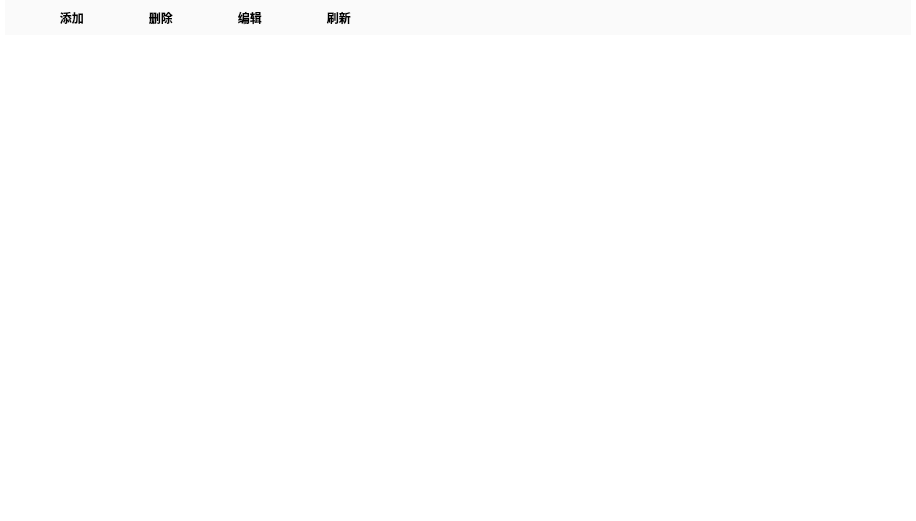
<?xml version="1.0" encoding="UTF-8"?>
<ui version="4.0">
 <class>FormCollege</class>
 <widget class="QWidget" name="FormCollege">
  <property name="geometry">
   <rect>
    <x>0</x>
    <y>0</y>
    <width>916</width>
    <height>521</height>
   </rect>
  </property>
  <property name="windowTitle">
   <string>Form</string>
  </property>
  <property name="styleSheet">
   <string notr="true">#FormCollege
{
	
	background-color: #ffffff;
}
#widgetTop
{
	
	background-color: #FAFAFA;
}

QToolButton {
border: none;
border-radius: 3px;
background-color: #FAFAFA;
min-width: 80px;
font-family: &quot;Microsoft YaHei&quot;;
font-size:9pt;
font-weight: bold;
color:black;
}

QToolButton:hover {
border: none;
border-radius: 3px;
background-color: #EBF8FF;
min-width: 80px;
font-family: &quot;Microsoft YaHei&quot;;
font-size:9pt;
font-weight: bold;
color:gray;
}


QTableView
{
	border:none;
}
</string>
  </property>
  <layout class="QGridLayout" name="gridLayout_2">
   <property name="leftMargin">
    <number>5</number>
   </property>
   <property name="topMargin">
    <number>0</number>
   </property>
   <property name="rightMargin">
    <number>5</number>
   </property>
   <property name="bottomMargin">
    <number>0</number>
   </property>
   <property name="spacing">
    <number>0</number>
   </property>
   <item row="0" column="0">
    <widget class="QWidget" name="widgetTop" native="true">
     <property name="maximumSize">
      <size>
       <width>16777215</width>
       <height>35</height>
      </size>
     </property>
     <layout class="QGridLayout" name="gridLayout">
      <property name="leftMargin">
       <number>9</number>
      </property>
      <property name="topMargin">
       <number>9</number>
      </property>
      <property name="rightMargin">
       <number>9</number>
      </property>
      <property name="bottomMargin">
       <number>9</number>
      </property>
      <item row="0" column="4">
       <widget class="QToolButton" name="tBtnRefresh">
        <property name="text">
         <string>  刷新</string>
        </property>
        <property name="icon">
         <iconset resource="../icon.qrc">
          <normaloff>:/res/icon/zrefresh.png</normaloff>:/res/icon/zrefresh.png</iconset>
        </property>
        <property name="toolButtonStyle">
         <enum>Qt::ToolButtonTextBesideIcon</enum>
        </property>
       </widget>
      </item>
      <item row="0" column="2">
       <widget class="QToolButton" name="tBtnDelete">
        <property name="enabled">
         <bool>false</bool>
        </property>
        <property name="text">
         <string>  删除</string>
        </property>
        <property name="icon">
         <iconset resource="../icon.qrc">
          <normaloff>:/res/icon/zdelete.png</normaloff>:/res/icon/zdelete.png</iconset>
        </property>
        <property name="toolButtonStyle">
         <enum>Qt::ToolButtonTextBesideIcon</enum>
        </property>
       </widget>
      </item>
      <item row="0" column="5">
       <spacer name="horizontalSpacer">
        <property name="orientation">
         <enum>Qt::Horizontal</enum>
        </property>
        <property name="sizeHint" stdset="0">
         <size>
          <width>40</width>
          <height>20</height>
         </size>
        </property>
       </spacer>
      </item>
      <item row="0" column="0">
       <widget class="QLabel" name="label">
        <property name="text">
         <string/>
        </property>
       </widget>
      </item>
      <item row="0" column="3">
       <widget class="QToolButton" name="tBtnEdit">
        <property name="enabled">
         <bool>false</bool>
        </property>
        <property name="text">
         <string>  编辑</string>
        </property>
        <property name="icon">
         <iconset resource="../icon.qrc">
          <normaloff>:/res/icon/zedit.png</normaloff>:/res/icon/zedit.png</iconset>
        </property>
        <property name="toolButtonStyle">
         <enum>Qt::ToolButtonTextBesideIcon</enum>
        </property>
       </widget>
      </item>
      <item row="0" column="1">
       <widget class="QToolButton" name="tBtnAdd">
        <property name="enabled">
         <bool>false</bool>
        </property>
        <property name="text">
         <string>  添加</string>
        </property>
        <property name="icon">
         <iconset resource="../icon.qrc">
          <normaloff>:/res/icon/zadd.png</normaloff>:/res/icon/zadd.png</iconset>
        </property>
        <property name="popupMode">
         <enum>QToolButton::DelayedPopup</enum>
        </property>
        <property name="toolButtonStyle">
         <enum>Qt::ToolButtonTextBesideIcon</enum>
        </property>
        <property name="arrowType">
         <enum>Qt::NoArrow</enum>
        </property>
       </widget>
      </item>
     </layout>
    </widget>
   </item>
   <item row="1" column="0">
    <widget class="QSplitter" name="splitter">
     <property name="orientation">
      <enum>Qt::Horizontal</enum>
     </property>
     <widget class="QTableView" name="tableView"/>
    </widget>
   </item>
  </layout>
 </widget>
 <resources>
  <include location="../icon.qrc"/>
 </resources>
 <connections/>
</ui>
